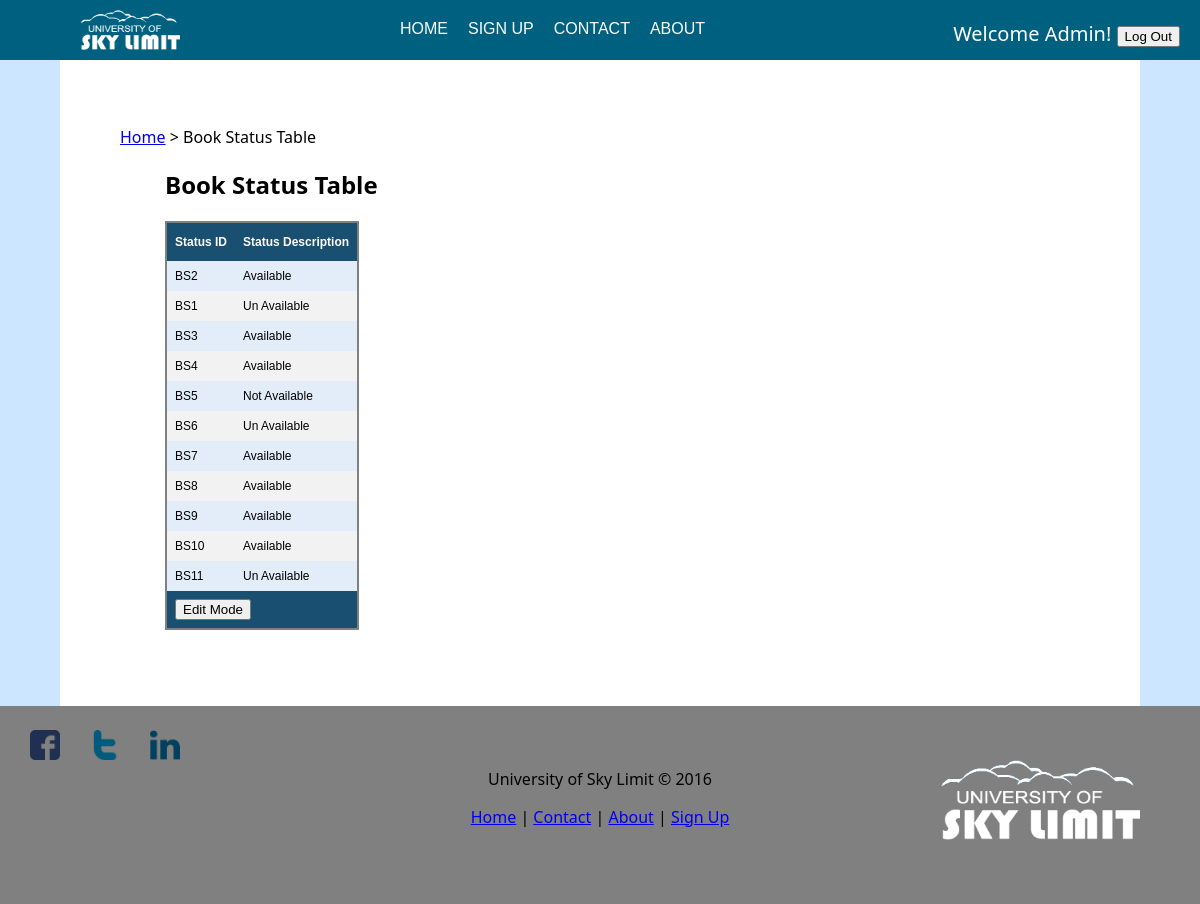
/Simple_Library_Management_System/library/bookstatus.php (signed in), run on the app's committed database.
### tables this page shows
CREATE TABLE `bookstatus` (
  `Status_ID` varchar(10) NOT NULL,
  `Status_Desc` char(15) NOT NULL
);

### Simple_Library_Management_System/library/bookstatus.php (the view, shortened to what this page needs)
<?php include 'includes/header.php';
	include 'includes/dbcon.php';
	$qry = "SELECT * FROM bookstatus";
	$result = $db_conn->query($qry);
?>
<head>
</head>
<body>
<div id="main">
<div id="main-content">
	<p><a href="home.php">Home</a> > Book Status Table</p>
	<h2 id="padding">Book Status Table</h2>
	<form id="form" name="frmUser" method="post">
	<table id="table" style="margin-left: 5%">
	<tr>
		<th>Status ID</th>
		<th>Status Description</th>
	</tr>
	<?php
		$i=0;
		while($row = mysqli_fetch_array($result)) {
		if($i%2==0)
			$classname="evenRow";
		else
			$classname="oddRow";
		?>
		<tr class="<?php if(isset($classname)) echo $classname;?>">
			<td><?php echo $row['Status_ID']; ?></td>
			<td><?php echo $row['Status_Desc']; ?></td>
		</tr>
	<?php
		$i++;
	}
	$account = $_SESSION['account'];
	if($account == "admin") { ?>
		<tr class="lastrow">
				<td colspan="10">
					<button onClick="edit();" />Edit Mode</button>
				</td>
		</tr>
	<?php
	}
	?>
	</table>
	</form>
	<br/>
	<br/>
	<br/>
	<br/><br/>
</div>
</div>
<?php include "includes/footer.php"; ?>

### Simple_Library_Management_System/library/style.css (style rules this page uses)
body { background: #cce6ff; margin: 0; font-family: "Segoe UI",Optima,Helvetica,Arial,sans-serif; }
#main { float: center; width:100%; }
#main-content { padding: 50px 10% 50px 5%; margin: 0 5% 0 5%; text-align: left; width: auto; background: white; min-height: 300px; margin-bottom: -7%; }
#padding { margin-left: 5%; }
#table { font-family: "Trebuchet MS", Arial, Helvetica, sans-serif; border-collapse: collapse; border: 2px solid grey; }
#table td, #table th { padding: 8px; font-size:12px; }
#table th { padding-top: 12px; padding-bottom: 12px; text-align: left; background-color: #194f71; color: white; }
.evenRow { background-color: #E2EDF9; font-size:12px; }
.oddRow { background-color: #f2f2f2; font-size:12px; }
.lastrow { background-color: #194f71; font-size:12px; color: white; font-weight:bold; }

### data on the page
bookstatus: Status_ID "BS2", Status_Desc "Available"
bookstatus: Status_ID "BS1", Status_Desc "Un Available"
bookstatus: Status_ID "BS3", Status_Desc "Available"
bookstatus: Status_ID "BS4", Status_Desc "Available"
bookstatus: Status_ID "BS5", Status_Desc "Not Available"
bookstatus: Status_ID "BS6", Status_Desc "Un Available"
bookstatus: Status_ID "BS7", Status_Desc "Available"
bookstatus: Status_ID "BS8", Status_Desc "Available"
bookstatus: Status_ID "BS9", Status_Desc "Available"
bookstatus: Status_ID "BS10", Status_Desc "Available"
bookstatus: Status_ID "BS11", Status_Desc "Un Available"

### other printed values
$_SESSION['firstname'] "Admin"
